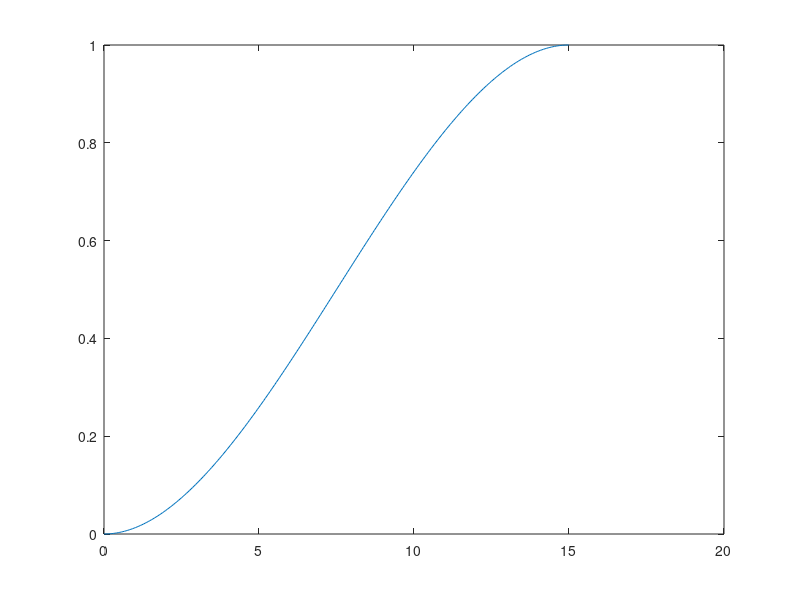
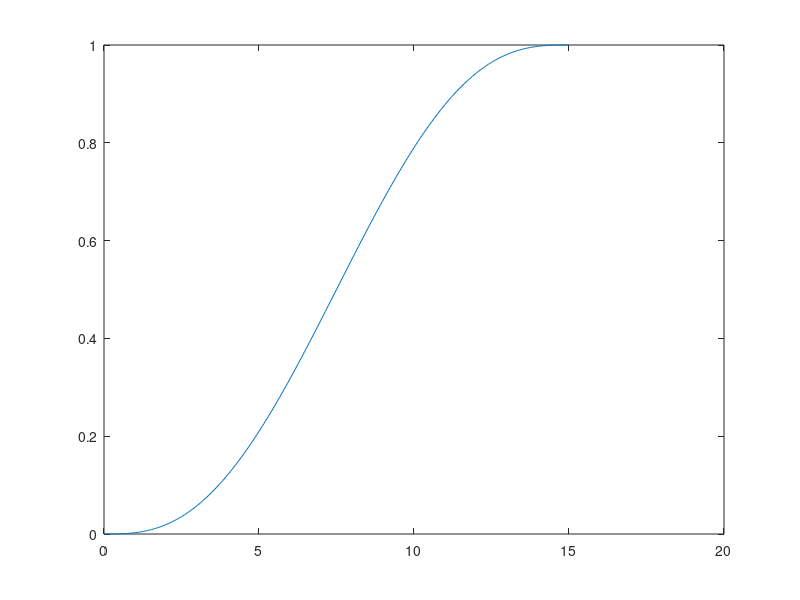

Recreate these plots in MATLAB, in order.
clc; clear; close all;
tf = 15;
t = [0:0.051:tf];

y0 = 0;
yf = 1;

yd0 = 0;
ydf = 0;

a0 = y0;
a1 = 0;
a2 = 3/(tf^2) * (yf - y0);
a3 = -2/(tf^3)*(yf-y0);

ydes = a0 + a1*t + a2*t.^2 + a3*t.^3;

plot(t,ydes)

%%
figure()

ydd0 = 0;
yddf = 0;

a0 = y0; a1 = yd0; a2 = ydd0/2;

a3 = 1/(2*tf^3) * ( 20*yf - 20*y0 - (8*ydf + 12*yd0)*tf - (3*ydd0 - yddf)*tf^2 );
a4 = 1/(2*tf^4) * ( 30*y0 - 30*yf + (14*ydf + 16*yd0)*tf + (3*ydd0 - 2*yddf)*tf^2 );
a5 = 1/(2*tf^5) * ( 12*yf - 12*y0 - (6*ydf + 6*yd0)*tf - (ydd0 - yddf)*tf^2 );

ydes = a0 + a1*t + a2*t.^2 + a3*t.^3 + a4*t.^4 + a5*t.^5;

plot(t,ydes)

